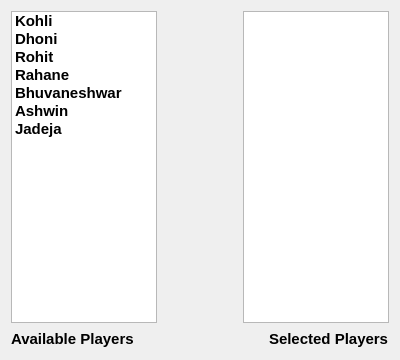
<?xml version="1.0" encoding="UTF-8"?>
<ui version="4.0">
 <class>Form</class>
 <widget class="QWidget" name="Form">
  <property name="geometry">
   <rect>
    <x>0</x>
    <y>0</y>
    <width>400</width>
    <height>360</height>
   </rect>
  </property>
  <property name="windowTitle">
   <string>Form</string>
  </property>
  <layout class="QVBoxLayout" name="verticalLayout">
   <item>
    <layout class="QHBoxLayout" name="horizontalLayout">
     <item>
      <widget class="QListWidget" name="list1">
       <property name="font">
        <font>
         <family>Arial</family>
         <pointsize>11</pointsize>
         <weight>75</weight>
         <bold>true</bold>
        </font>
       </property>
       <item>
        <property name="text">
         <string>Kohli</string>
        </property>
       </item>
       <item>
        <property name="text">
         <string>Dhoni</string>
        </property>
       </item>
       <item>
        <property name="text">
         <string>Rohit</string>
        </property>
       </item>
       <item>
        <property name="text">
         <string>Rahane</string>
        </property>
       </item>
       <item>
        <property name="text">
         <string>Bhuvaneshwar</string>
        </property>
       </item>
       <item>
        <property name="text">
         <string>Ashwin</string>
        </property>
       </item>
       <item>
        <property name="text">
         <string>Jadeja</string>
        </property>
       </item>
      </widget>
     </item>
     <item>
      <spacer name="horizontalSpacer">
       <property name="orientation">
        <enum>Qt::Horizontal</enum>
       </property>
       <property name="sizeType">
        <enum>QSizePolicy::Fixed</enum>
       </property>
       <property name="sizeHint" stdset="0">
        <size>
         <width>80</width>
         <height>20</height>
        </size>
       </property>
      </spacer>
     </item>
     <item>
      <widget class="QListWidget" name="list2">
       <property name="font">
        <font>
         <family>Arial</family>
         <pointsize>11</pointsize>
         <weight>75</weight>
         <bold>true</bold>
        </font>
       </property>
      </widget>
     </item>
    </layout>
   </item>
   <item>
    <layout class="QHBoxLayout" name="horizontalLayout_2">
     <item>
      <widget class="QLabel" name="label">
       <property name="font">
        <font>
         <family>Arial</family>
         <pointsize>11</pointsize>
         <weight>75</weight>
         <bold>true</bold>
        </font>
       </property>
       <property name="text">
        <string>Available Players</string>
       </property>
      </widget>
     </item>
     <item>
      <spacer name="horizontalSpacer_2">
       <property name="orientation">
        <enum>Qt::Horizontal</enum>
       </property>
       <property name="sizeHint" stdset="0">
        <size>
         <width>40</width>
         <height>20</height>
        </size>
       </property>
      </spacer>
     </item>
     <item>
      <widget class="QLabel" name="label_2">
       <property name="font">
        <font>
         <family>Arial</family>
         <pointsize>11</pointsize>
         <weight>75</weight>
         <bold>true</bold>
        </font>
       </property>
       <property name="text">
        <string>Selected Players</string>
       </property>
      </widget>
     </item>
    </layout>
   </item>
  </layout>
 </widget>
 <resources/>
 <connections/>
</ui>
